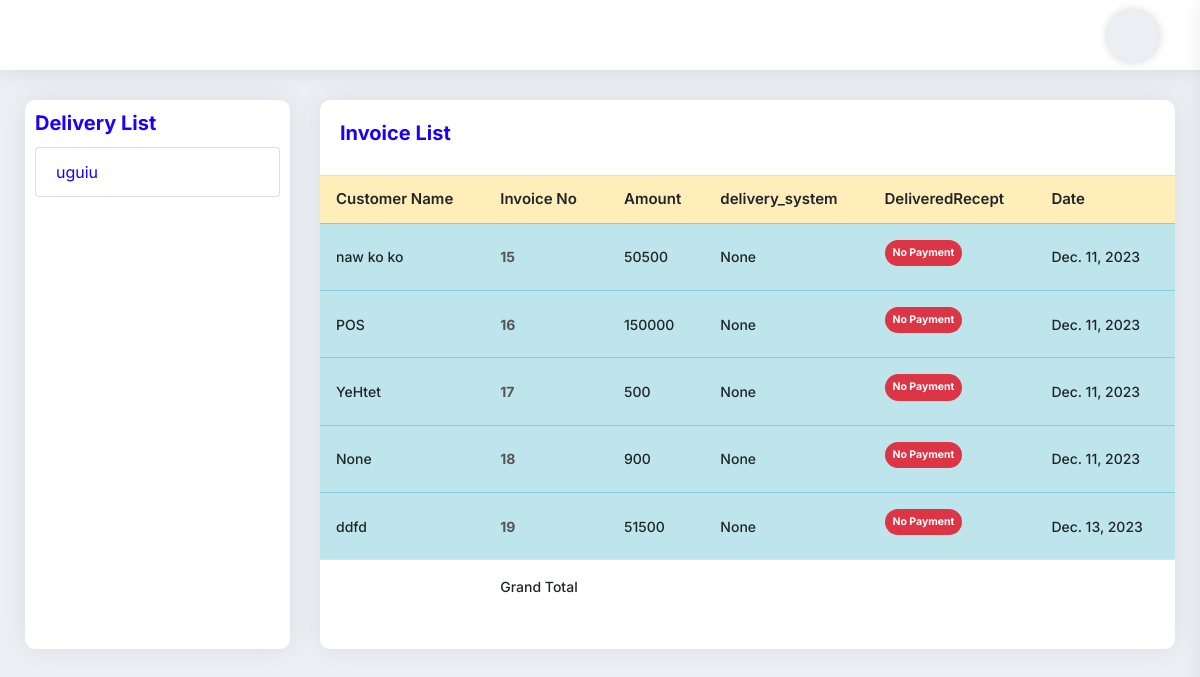
The app's page /DeliveryPaymentReportView/ (signed in) with its own data.
### myapp/models.py (models this page shows, shortened)
class DeliverySystem(models.Model):
    delivery_name = models.CharField(max_length=225)

class Order(models.Model):
    cart = models.OneToOneField(Cart, on_delete=models.CASCADE)
    ordered_by = models.CharField(max_length=255,null=True, blank=True)
    shipping_address = models.CharField(max_length=255, null=True, blank=True)
    mobile = models.CharField(max_length=255,null=True, blank=True)
    email = models.EmailField(null=True, blank=True)
    subtotal = models.PositiveIntegerField()
    discount = models.PositiveIntegerField(default=0)
    total = models.PositiveIntegerField()
    tax = models.PositiveIntegerField()
    delivery_fee = models.IntegerField(default=0)
    delivery_system = models.ForeignKey(DeliverySystem, on_delete=models.CASCADE, blank=True,null=True)
    all_total = models.PositiveIntegerField()
    all_total_delivery = models.IntegerField(default=0)
    ordered_staus = models.CharField(max_length=255, choices=STATUS, default='Cash')
    payment = models.CharField(max_length=225, choices=PAYMENT_TYPE, default='Cash')
    deli_payment = models.BooleanField(default=False)
    created_at = models.DateField(auto_now_add=True)

### myapp/views.py (the view)
# urls.py: path('DeliveryPaymentReportView/', DeliveryPaymentReportView, name='DeliveryPaymentReportView'),
def DeliveryPaymentReportView(request):
    deli_com = DeliverySystem.objects.all()
    deli = request.GET.get('deli')
    if deli == None:
        queryset = Order.objects.all()
        context = {'deli_com': deli_com, 'queryset': queryset}
        return render(request, 'delivered_report.html', context)
    else:
        queryset = Order.objects.filter(delivery_system__delivery_name=deli,deli_payment=False)
        context = {'deli_com': deli_com, 'queryset': queryset}
        return render(request, 'delivered_report.html', context)

### templates/delivered_report.html (shortened to what this page needs)
{% extends 'base.html' %}
{% block content %}
<div class="row">
    <div class="col-lg-3 col-md-3 col-sm-12 mb-30">
							<div class="pd-10 card-box height-100-p">
								<h4 class="mb-10 h4 text-blue">Delivery List</h4>
								<ul class="list-group">
                                     {% for i in deli_com %}
									<li class="list-group-item"><a href="{% url 'myapp:DeliveryPaymentReportView' %}?deli={{i.delivery_name}}" class="text-blue">{{i.delivery_name}}</a></li>
                                     {% endfor %}
								</ul>
							</div>
						</div>
    <div class="col-md-9">
        <div class="card-box mb-30">
    <div class="pd-20">
        <h4 class="text-blue h4">Invoice List</h4>
    </div>
    <div class="pb-20">
        <table
                class="table hover data-table-export nowrap"
        >
            <thead>
            <tr class="table-warning">
                <th class="table-plus datatable-nosort">Customer Name</th>
                <th>Invoice No</th>
                <th>Amount</th>
                <th>delivery_system</th>
                <th>DeliveredRecept</th>
                <th>Date</th>
            </tr>
            </thead>
            <tbody>
            {% for p in queryset %}
            <tr class="table-info">
                <td class="table-plus">{{p.ordered_by}}</td>
                <td><a href="{% url 'myapp:InvoiceDetailView' p.id%}"><strong>{{p.id}}</strong></a></td>
                <td>{{p.all_total_delivery}}</td>
                <td>{{p.delivery_system}}</td>
                <td>
                    <label class="switch">
                        {% if p.deli_payment == True %}
                        <span class="badge badge-info badge-pill">completed</span>
                        {% else %}
                        <a href="{% url 'myapp:Deliverpayment' p.id%}" type="submit"><span class="badge badge-danger badge-pill">No Payment</span></a>
                        {% endif %}
                    </label>
                </td>
                <td>{{p.created_at}}</td>
            </tr>
            {% endfor %}
            </tbody>
            <tfoot>
            <tr>
                <td></td>
                <td>Grand Total</td>
                <td><strong>{{sum}}</strong></td>
                <td></td>
                <td></td>
                <td></td>
            </tr>
            </tfoot>
        </table>
    </div>
</div>
    </div>
</div>
{% endblock content %}

### records on screen
DeliverySystem: delivery_name "uguiu"
Order: ordered_by "naw ko ko", id "15", all_total_delivery "50500", delivery_system "None", deli_payment "No Payment", created_at "Dec. 11, 2023"
Order: ordered_by "POS", id "16", all_total_delivery "150000", delivery_system "None", deli_payment "No Payment", created_at "Dec. 11, 2023"
Order: ordered_by "YeHtet", id "17", all_total_delivery "500", delivery_system "None", deli_payment "No Payment", created_at "Dec. 11, 2023"
Order: ordered_by "None", id "18", all_total_delivery "900", delivery_system "None", deli_payment "No Payment", created_at "Dec. 11, 2023"
Order: ordered_by "ddfd", id "19", all_total_delivery "51500", delivery_system "None", deli_payment "No Payment", created_at "Dec. 13, 2023"
